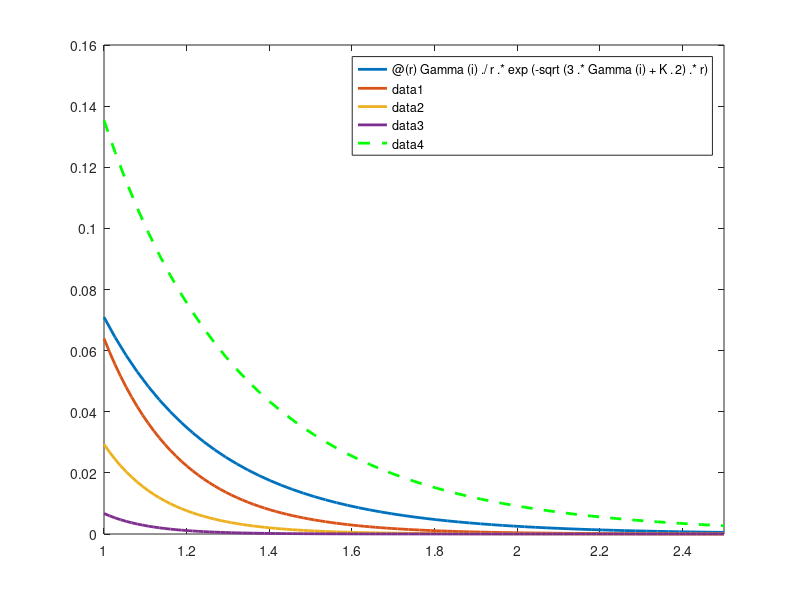

Recreate this plot in MATLAB. (Note: this script raises an error after producing the figure.)
clear all
close all
Gamma = [1,5,10,20]; 
K = 2;
figure;
for i =1:length(Gamma)
    Upmf = @(r) Gamma(i)./r.*exp(-sqrt(3.*Gamma(i)+K.^2).*r); 
    fplot(Upmf,[1 2.5],'LineWidth',2);
    hold on
end
U_DH = @(r) Gamma(1)./r*exp(-K.*r);
graph_U_pmf = fplot(U_DH,[1 2.5],'--g','LineWidth',2);
title('Mean potential considering  \kappa = 2')
xlabel ('r/a ')
ylabel('\beta U_{mpf}')
legend('\Gamma = 1','\Gamma = 5','\Gamma = 10','\Gamma = 20','D-H \Gamma = 1','location','northeast');
set(gcf,'color','w')
ax = gca;
ax.FontSize = 30;

figure;
for i =1:length(Gamma)
    Upmf_strong_coupling = @(r) Gamma(i)./r.*exp(-sqrt(3.*Gamma(i)./(1+3.*Gamma(i))+K.^2).*r);
    fplot(Upmf_strong_coupling,[1 2.5],'LineWidth',2);
    hold on
end
fplot(U_DH,[1 2.5],'--g','LineWidth',2);
title('Mean potential considering strong coupling and \kappa = 2')
xlabel ('r/a ')
ylabel('\beta U_{mpf}^{sc}')
legend('\Gamma = 1','\Gamma = 5','\Gamma = 10','\Gamma = 20','D-H \Gamma = 1','location','northeast');set(gcf,'color','w')
ax = gca;
ax.FontSize = 30;
